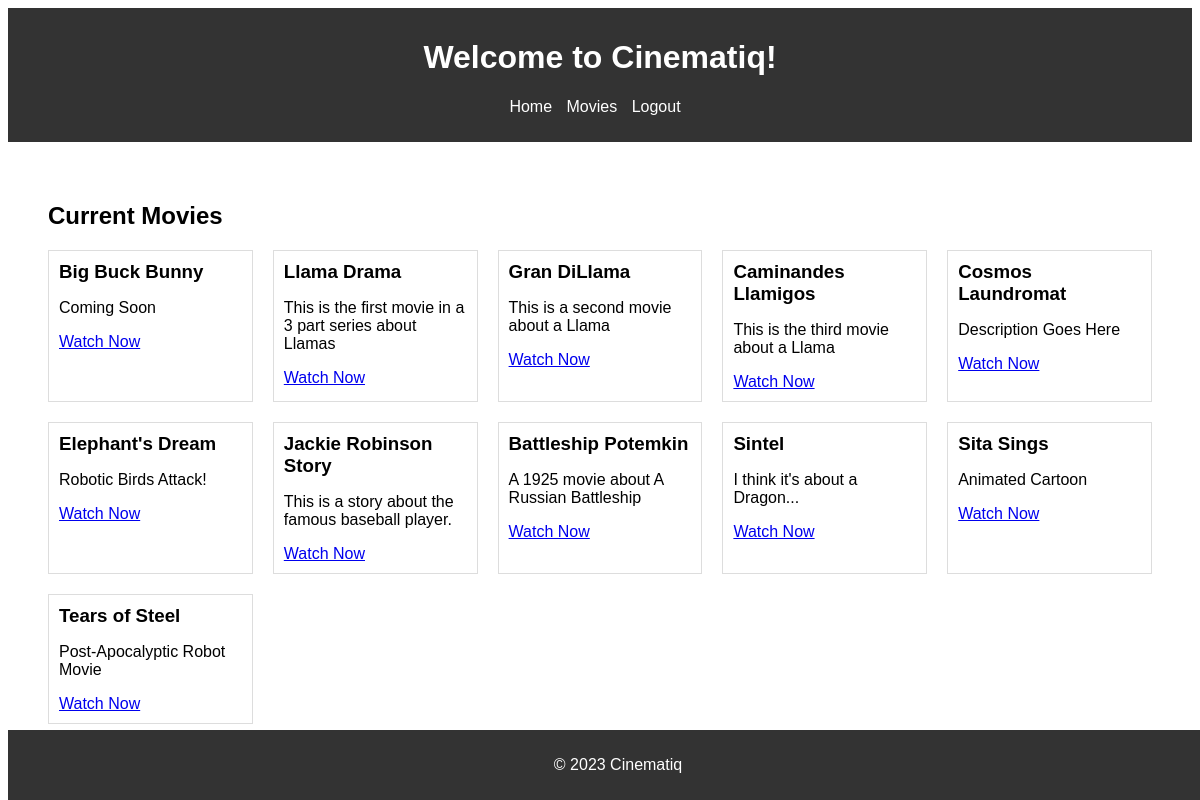
/movies/ (signed in), run on the app's committed database.
### movies/models.py (models this page shows)
class Movie(models.Model):
    title = models.CharField(max_length=100)
    description = models.TextField(null=True)
    hls_file_url = models.FileField(upload_to=movie_directory_path)

### movies/views.py (the view)
# urls.py: path('movies/', views.movie_list, name='movies'),
@login_required
def movie_list(request):
    movies = Movie.objects.all()
    return render(request, 'movies/movies.html', {'movies': movies})

### movies/templates/movies/movies.html
{% extends "base_generic.html" %}
{% block content %}
    <main>
        <h2>Current Movies</h2>
        <section id="featured-movies">
            {% for movie in movies %}
            <article>
                <h3>{{ movie.title }}</h3>
                <p>{{ movie.description }}</p>
                <a href="{% url 'stream' movie.id %}">Watch Now</a>
            </article>
            {% endfor %}
        </section>
    </main>
{% endblock %}

### movies/templates/base_generic.html (shortened to what this page needs)
{% load static %}
<!DOCTYPE html>
<html lang="en">
<head>
    <link rel="stylesheet" href="{% static 'css/styles.css' %}">
</head>
<body>
    <header>
        <h1>Welcome to Cinematiq!</h1>
        <nav>
            <ul>
                <li><a href="{% url 'index' %}">Home</a></li>
                <li><a href="{% url 'movies' %}">Movies</a></li>
                {% if user.is_authenticated %}
                    <li><a href="{% url 'logout' %}">Logout</a></li>
                {% else %}
                    <li><a href="{% url 'login' %}">Login</a></li>
                {% endif %}
            </ul>
        </nav>
    </header>
    <main>
        {% block content %}{% endblock content %}
    </main>
    <footer>
        <p>&copy; 2023 Cinematiq</p>
    </footer>
</body>
</html>

### movies/static/css/styles.css (style rules this page uses)
body { font-family: Arial, sans-serif; }
header { background-color: #333; color: white; padding: 10px; text-align: center; }
nav ul { list-style-type: none; padding: 0; }
nav ul li { display: inline; margin-right: 10px; }
nav ul li a { color: white; text-decoration: none; }
main { padding: 20px; }
#featured-movies { display: grid; grid-template-columns: repeat(auto-fit, minmax(200px, 1fr)); gap: 20px; }
#featured-movies article { border: 1px solid #ddd; padding: 10px; }
#featured-movies h3 { margin: 0 0 10px 0; }
footer { background-color: #333; color: white; text-align: center; padding: 10px; position: fixed; bottom: 0; width: 100%; }

### data on the page
Movie: title "Big Buck Bunny", description "Coming Soon"
Movie: title "Llama Drama", description "This is the first movie in a 3 part series about Llamas"
Movie: title "Gran DiLlama", description "This is a second movie about a Llama"
Movie: title "Caminandes Llamigos", description "This is the third movie about a Llama"
Movie: title "Cosmos Laundromat", description "Description Goes Here"
Movie: title "Elephant's Dream", description "Robotic Birds Attack!"
Movie: title "Jackie Robinson Story", description "This is a story about the famous baseball player."
Movie: title "Battleship Potemkin", description "A 1925 movie about A Russian Battleship"
Movie: title "Sintel", description "I think it's about a Dragon..."
Movie: title "Sita Sings", description "Animated Cartoon"
Movie: title "Tears of Steel", description "Post-Apocalyptic Robot Movie"
